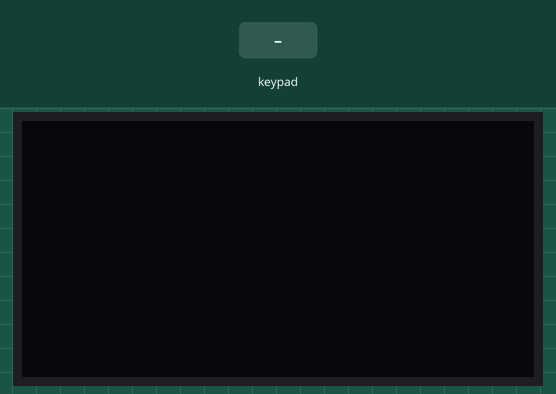
Simulated run of this sketch. Board: ESP32. Shown: 128×64 one-colour display. The test bench sets the inputs (shaded band).

Above: at 1.2 s.
1.3 s: keypad keys 1 3 1 2 1 4 2 7 # pressed 0.4 s apart
At 6.0 s:
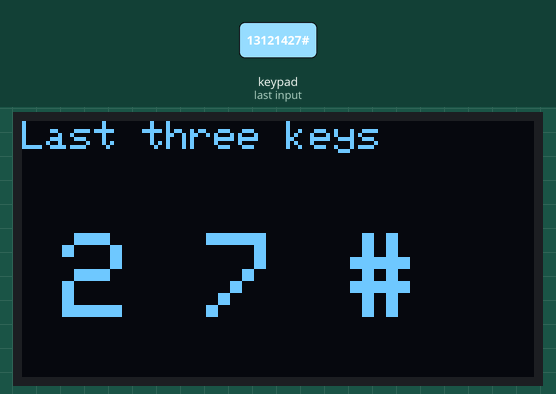
6.4 s: key '1' pressed
At 7.3 s:
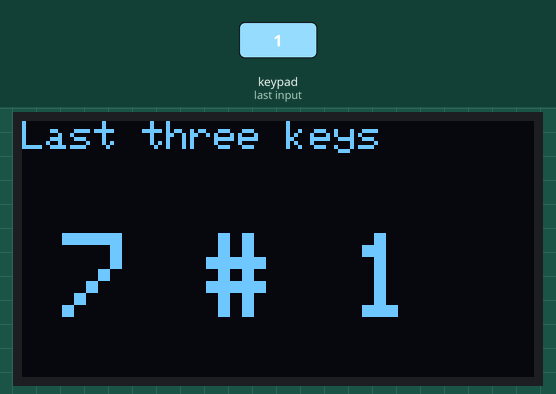
7.9 s: keypad keys 1 3 1 2 1 4 2 7 * pressed 0.4 s apart
At 12.3 s:
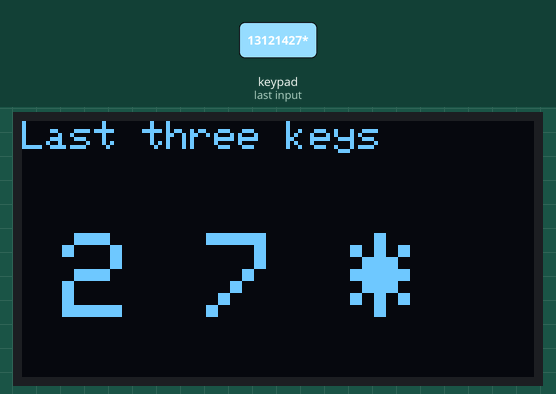
13.0 s: key '2' pressed
At 13.6 s:
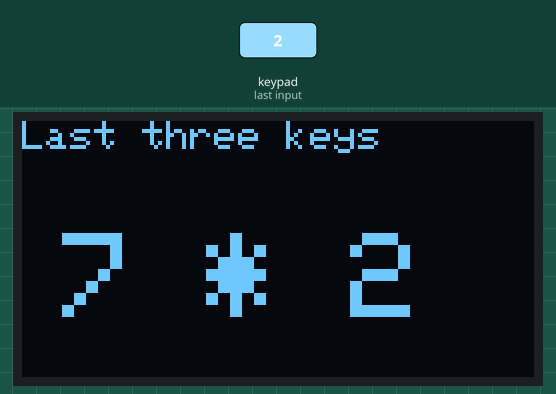
14.5 s: key 'A' pressed
At 14.8 s:
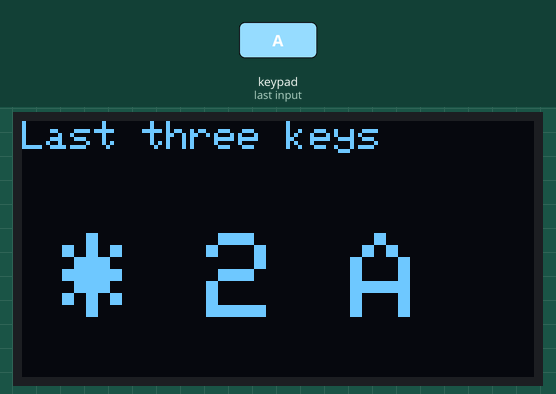
16.0 s: keypad keys 1 3 1 2 1 4 2 7 D pressed 0.4 s apart
At 20.6 s:
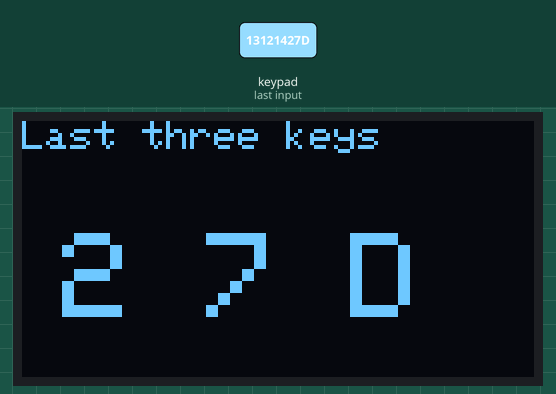
Timing chart, 0 to 22.1 s (numbered marks = the images above; inputs shaded):
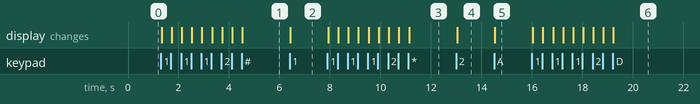

Measured:
- after the input at 1.3 s, the display: first changes at once (image 1 shows a later state)
- after the input at 6.4 s, the display: changes at once (image 2)
- after the input at 7.9 s, the display: first changes at once (image 3 shows a later state)
- after the input at 13.0 s, the display: changes at once (image 4)
- after the input at 14.5 s, the display: changes at once (image 5)
- after the input at 16.0 s, the display: first changes at once (image 6 shows a later state)

The sketch:

bonus_1_key_history.ino
```cpp
// Project 02, Bonus 1 - Key History
// The last three keys, newest on the right, like 7 3 9.

#include <Wire.h>
#include <Adafruit_GFX.h>
#include <Adafruit_SSD1306.h>
#include <Keypad.h>

const byte ROWS = 4;
const byte COLS = 4;
char keys[ROWS][COLS] = {
  {'1', '2', '3', 'A'},
  {'4', '5', '6', 'B'},
  {'7', '8', '9', 'C'},
  {'*', '0', '#', 'D'}
};
byte rowPins[ROWS] = {13, 12, 14, 27};
byte colPins[COLS] = {26, 25, 33, 32};
Keypad keypad = Keypad(makeKeymap(keys), rowPins, colPins, ROWS, COLS);

const int SCREEN_WIDTH  = 128;
const int SCREEN_HEIGHT = 64;
Adafruit_SSD1306 display(SCREEN_WIDTH, SCREEN_HEIGHT, &Wire, -1);

char oldest = ' ';    // three boxes: oldest, middle, newest
char middle = ' ';
char newest = ' ';

void setup() {
  Serial.begin(115200);
  if (!display.begin(SSD1306_SWITCHCAPVCC, 0x3C)) {
    Serial.println("OLED not found");
  }
  display.setTextColor(SSD1306_WHITE);
}

void loop() {
  char key = keypad.waitForKey();

  // hand over in the right order, oldest first (like before = now)
  oldest = middle;
  middle = newest;
  newest = key;

  display.clearDisplay();
  display.setTextSize(1);
  display.setCursor(0, 0);
  display.println("Last three keys");
  display.setTextSize(3);
  display.setCursor(10, 28);
  display.print(oldest);
  display.print(' ');
  display.print(middle);
  display.print(' ');
  display.print(newest);
  display.display();
}
```
